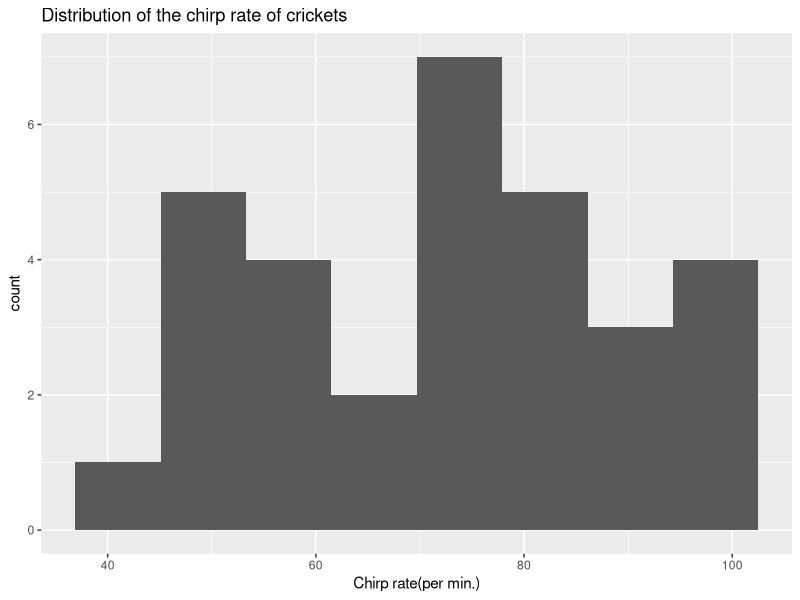
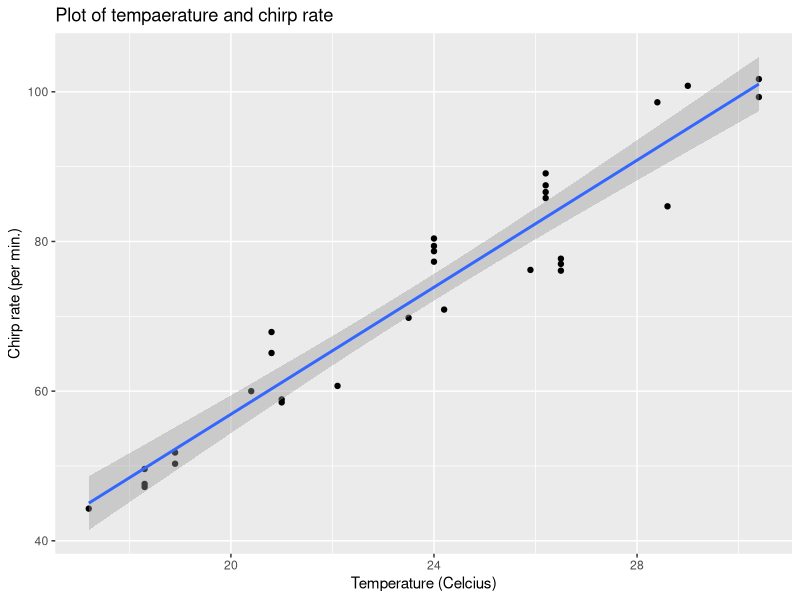

Write R code to recreate these figures, in order.
## ---- chunk 1
knitr::opts_chunk$set(echo = TRUE)
library('tidyverse') ; library('modeldata')
## ---- chunk 2
data(crickets, package = "modeldata")
names(crickets)
## ---- chunk 3
summary(crickets)
ggplot(crickets, aes(x = rate)) +
      geom_histogram(bins = 8) +
      ggtitle("Distribution of the chirp rate of crickets") +
      xlab('Chirp rate(per min.)')
## ---- chunk 4
ggplot(crickets, aes(x = temp, y = rate)) +
      geom_point() +
      geom_smooth(method = 'lm') +
      ggtitle("Plot of tempaerature and chirp rate") +
      ylab('Chirp rate (per min.)') + 
      xlab('Temperature (Celcius)')

temp_lm <- lm(rate ~ temp, crickets)
summary.lm(temp_lm)
